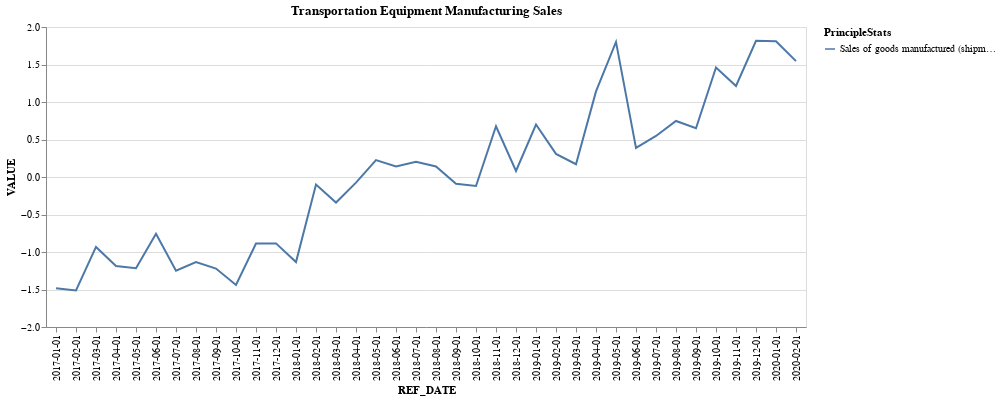

Notebook code cell kept with this figure:
### Code cell
df_good_transportation = df_sales[(df_sales['GoodType'] == 'Food manufacturing [311]') & (df_sales['PrincipleStats'] == 'Sales of goods manufactured (shipments)')]
from sklearn.preprocessing import StandardScaler
for good in df_good_transportation['PrincipleStats'].unique():
    scaler = StandardScaler()
    df_good_transportation.loc[df_good_transportation['PrincipleStats'] == good, 'VALUE'] = scaler.fit_transform(df_good_transportation.loc[df_good_transportation['PrincipleStats'] == good, 'VALUE'].values.reshape(-1, 1))

chart1 = alt.Chart(df_good_transportation).mark_line().encode(
    x='REF_DATE',
    y='VALUE',
    color = 'PrincipleStats',
    
).properties(title = "Transportation Equipment Manufacturing Sales").interactive()
chart1

### Figure 1 — Vega-Lite specification as saved in the notebook (floating-point values rounded to 4 significant figures)
{"config": {"view": {"continuousWidth": 300, "continuousHeight": 300}}, "data": {"name": "data-dc44acbaa47b9e60776f24ff1d8916c7"}, "mark": {"type": "line"}, "encoding": {"color": {"field": "PrincipleStats", "type": "nominal"}, "x": {"field": "REF_DATE", "type": "nominal"}, "y": {"field": "VALUE", "type": "quantitative"}}, "params": [{"name": "param_1", "select": {"type": "interval", "encodings": ["x", "y"]}, "bind": "scales"}], "title": "Transportation Equipment Manufacturing Sales", "$schema": "https://vega.github.io/schema/vega-lite/v5.20.1.json", "datasets": {"data-dc44acbaa47b9e60776f24ff1d8916c7": [{"PrincipleStats": "Sales of goods manufactured (shipments)", "GoodType": "Food manufacturing [311]", "REF_DATE": "2017-01-01", "VALUE": -1.483}, {"PrincipleStats": "Sales of goods manufactured (shipments)", "GoodType": "Food manufacturing [311]", "REF_DATE": "2017-02-01", "VALUE": -1.513}, {"PrincipleStats": "Sales of goods manufactured (shipments)", "GoodType": "Food manufacturing [311]", "REF_DATE": "2017-03-01", "VALUE": -0.9326}, {"PrincipleStats": "Sales of goods manufactured (shipments)", "GoodType": "Food manufacturing [311]", "REF_DATE": "2017-04-01", "VALUE": -1.187}, {"PrincipleStats": "Sales of goods manufactured (shipments)", "GoodType": "Food manufacturing [311]", "REF_DATE": "2017-05-01", "VALUE": -1.217}, {"PrincipleStats": "Sales of goods manufactured (shipments)", "GoodType": "Food manufacturing [311]", "REF_DATE": "2017-06-01", "VALUE": -0.7565}, {"PrincipleStats": "Sales of goods manufactured (shipments)", "GoodType": "Food manufacturing [311]", "REF_DATE": "2017-07-01", "VALUE": -1.249}, {"PrincipleStats": "Sales of goods manufactured (shipments)", "GoodType": "Food manufacturing [311]", "REF_DATE": "2017-08-01", "VALUE": -1.134}, {"PrincipleStats": "Sales of goods manufactured (shipments)", "GoodType": "Food manufacturing [311]", "REF_DATE": "2017-09-01", "VALUE": -1.221}, {"PrincipleStats": "Sales of goods manufactured (shipments)", "GoodType": "Food manufacturing [311]", "REF_DATE": "2017-10-01", "VALUE": -1.44}, {"PrincipleStats": "Sales of goods manufactured (shipments)", "GoodType": "Food manufacturing [311]", "REF_DATE": "2017-11-01", "VALUE": -0.8875}, {"PrincipleStats": "Sales of goods manufactured (shipments)", "GoodType": "Food manufacturing [311]", "REF_DATE": "2017-12-01", "VALUE": -0.8851}, {"PrincipleStats": "Sales of goods manufactured (shipments)", "GoodType": "Food manufacturing [311]", "REF_DATE": "2018-01-01", "VALUE": -1.135}, {"PrincipleStats": "Sales of goods manufactured (shipments)", "GoodType": "Food manufacturing [311]", "REF_DATE": "2018-02-01", "VALUE": -0.1003}, {"PrincipleStats": "Sales of goods manufactured (shipments)", "GoodType": "Food manufacturing [311]", "REF_DATE": "2018-03-01", "VALUE": -0.3408}, {"PrincipleStats": "Sales of goods manufactured (shipments)", "GoodType": "Food manufacturing [311]", "REF_DATE": "2018-04-01", "VALUE": -0.07466}, {"PrincipleStats": "Sales of goods manufactured (shipments)", "GoodType": "Food manufacturing [311]", "REF_DATE": "2018-05-01", "VALUE": 0.2255}, {"PrincipleStats": "Sales of goods manufactured (shipments)", "GoodType": "Food manufacturing [311]", "REF_DATE": "2018-06-01", "VALUE": 0.1415}, {"PrincipleStats": "Sales of goods manufactured (shipments)", "GoodType": "Food manufacturing [311]", "REF_DATE": "2018-07-01", "VALUE": 0.2022}, {"PrincipleStats": "Sales of goods manufactured (shipments)", "GoodType": "Food manufacturing [311]", "REF_DATE": "2018-08-01", "VALUE": 0.1409}, {"PrincipleStats": "Sales of goods manufactured (shipments)", "GoodType": "Food manufacturing [311]", "REF_DATE": "2018-09-01", "VALUE": -0.09022}, {"PrincipleStats": "Sales of goods manufactured (shipments)", "GoodType": "Food manufacturing [311]", "REF_DATE": "2018-10-01", "VALUE": -0.1204}, {"PrincipleStats": "Sales of goods manufactured (shipments)", "GoodType": "Food manufacturing [311]", "REF_DATE": "2018-11-01", "VALUE": 0.6767}, {"PrincipleStats": "Sales of goods manufactured (shipments)", "GoodType": "Food manufacturing [311]", "REF_DATE": "2018-12-01", "VALUE": 0.0814}, {"PrincipleStats": "Sales of goods manufactured (shipments)", "GoodType": "Food manufacturing [311]", "REF_DATE": "2019-01-01", "VALUE": 0.7001}, {"PrincipleStats": "Sales of goods manufactured (shipments)", "GoodType": "Food manufacturing [311]", "REF_DATE": "2019-02-01", "VALUE": 0.3079}, {"PrincipleStats": "Sales of goods manufactured (shipments)", "GoodType": "Food manufacturing [311]", "REF_DATE": "2019-03-01", "VALUE": 0.1709}, {"PrincipleStats": "Sales of goods manufactured (shipments)", "GoodType": "Food manufacturing [311]", "REF_DATE": "2019-04-01", "VALUE": 1.141}, {"PrincipleStats": "Sales of goods manufactured (shipments)", "GoodType": "Food manufacturing [311]", "REF_DATE": "2019-05-01", "VALUE": 1.801}, {"PrincipleStats": "Sales of goods manufactured (shipments)", "GoodType": "Food manufacturing [311]", "REF_DATE": "2019-06-01", "VALUE": 0.387}, {"PrincipleStats": "Sales of goods manufactured (shipments)", "GoodType": "Food manufacturing [311]", "REF_DATE": "2019-07-01", "VALUE": 0.547}, {"PrincipleStats": "Sales of goods manufactured (shipments)", "GoodType": "Food manufacturing [311]", "REF_DATE": "2019-08-01", "VALUE": 0.7469}, {"PrincipleStats": "Sales of goods manufactured (shipments)", "GoodType": "Food manufacturing [311]", "REF_DATE": "2019-09-01", "VALUE": 0.6505}, {"PrincipleStats": "Sales of goods manufactured (shipments)", "GoodType": "Food manufacturing [311]", "REF_DATE": "2019-10-01", "VALUE": 1.461}, {"PrincipleStats": "Sales of goods manufactured (shipments)", "GoodType": "Food manufacturing [311]", "REF_DATE": "2019-11-01", "VALUE": 1.214}, {"PrincipleStats": "Sales of goods manufactured (shipments)", "GoodType": "Food manufacturing [311]", "REF_DATE": "2019-12-01", "VALUE": 1.817}, {"PrincipleStats": "Sales of goods manufactured (shipments)", "GoodType": "Food manufacturing [311]", "REF_DATE": "2020-01-01", "VALUE": 1.809}, {"PrincipleStats": "Sales of goods manufactured (shipments)", "GoodType": "Food manufacturing [311]", "REF_DATE": "2020-02-01", "VALUE": 1.545}]}}
